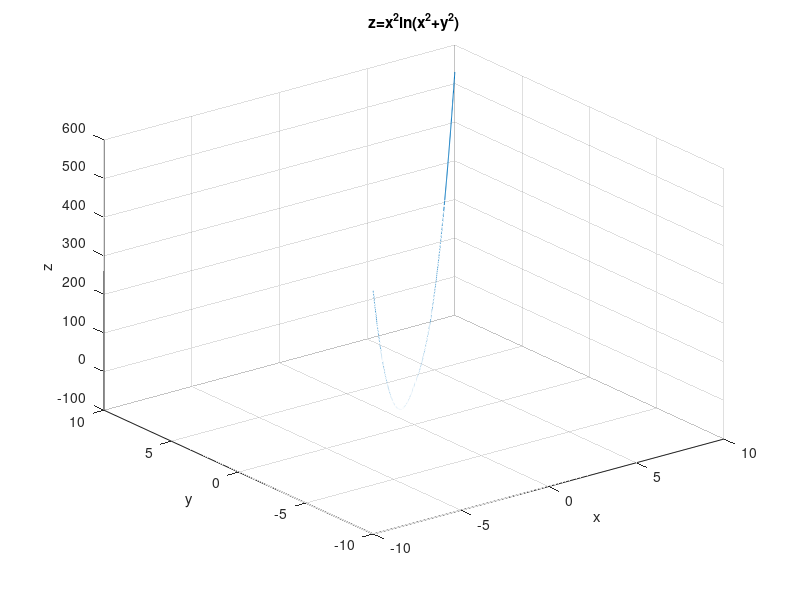

This chart was generated by the following MATLAB code:
% plotting z=x^2ln(x^2+y^2)
clc;
clear;
close all;
x=linspace(-10,10,1000);
y=linspace(-10,10,1000);
z=x.^2.*log(x.^2+y.^2);
figure
plot3(x,y,z),title('z=x^2ln(x^2+y^2)'),xlabel('x'),ylabel('y'),zlabel('z'),...
    grid on